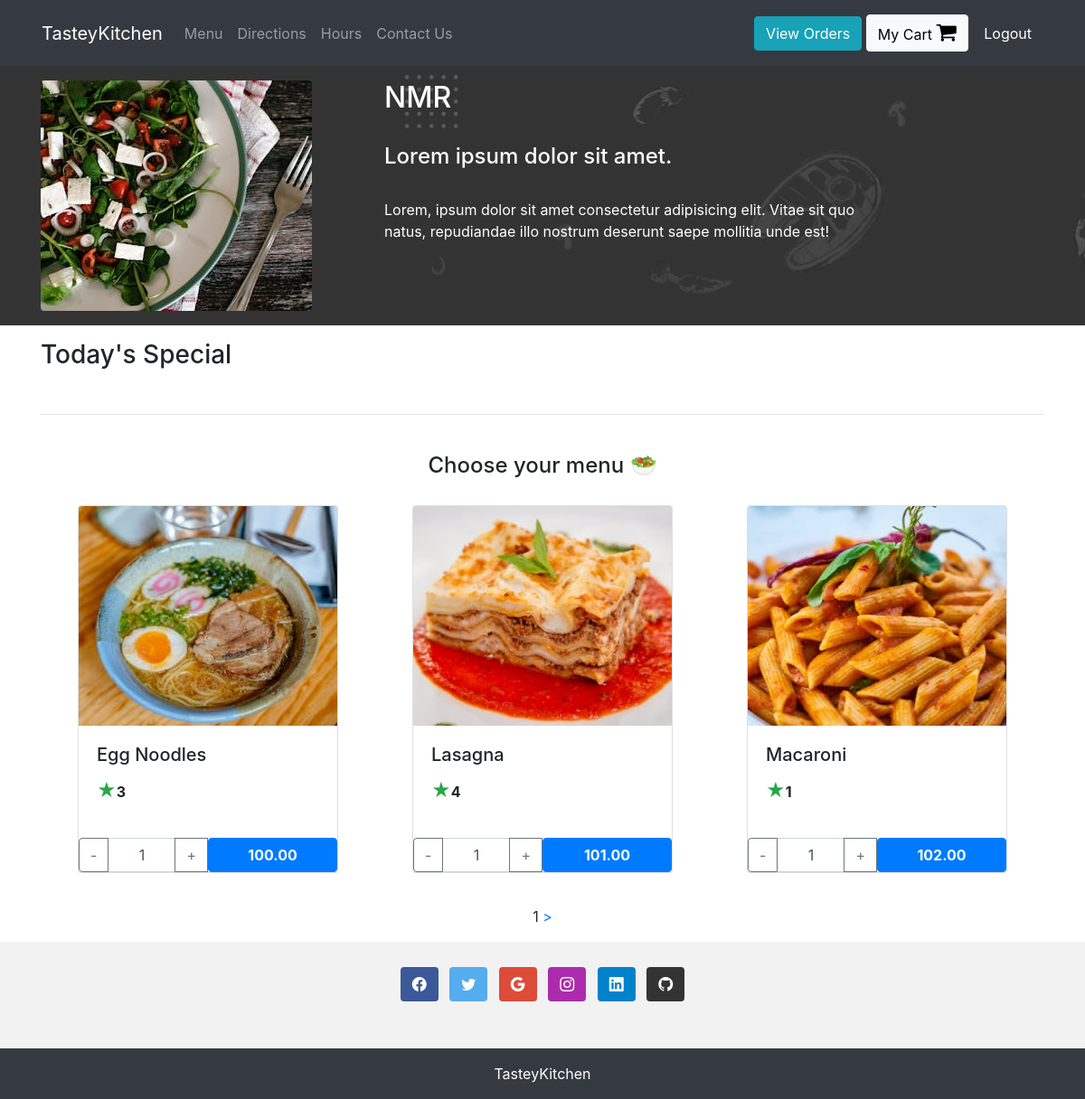
The app's page /NMR (signed in) with its own data.
### orders/models.py (models this page shows, shortened)
class NMR(models.Model):
    dish_name = models.CharField(max_length=200)
    quantity = models.PositiveIntegerField(default=1)
    rating = models.PositiveIntegerField(default=0)
    price = models.DecimalField(max_digits=6, decimal_places=2)
    img = models.CharField(max_length=200)

### orders/views.py (the view, shortened to what this page needs)
# urls.py: path("NMR", views.nmr, name="nmr"),
def nmr(request):
    if request.user.is_authenticated and request.method =='GET':
        dishes = NMR.objects.all()
        paginated = Paginator(dishes, 3)
        page_number = request.GET.get('page') #Get the requested page number from the URL
        page = paginated.get_page(page_number)
        return render(request, "orders/nmr.html", context = {"dishes":page})
    else:
        return redirect("orders:login")

### orders/templates/orders/nmr.html (shortened to what this page needs)
{% extends 'orders/header.html' %}
{% block header %}
{% load static %}
<div class="bgheader py-3" >
  <div class="container ">
    <div class="row justify-content-start ">
      <div class="col-12 col-md-4 rounded">
        <img class="rounded" src="{% static 'orders/images/salad.jpg' %}">
      </div>
     <div class="content col-12 col-md-6 ">
       <h2>NMR</h2>
       <br>
       <h4>Lorem ipsum dolor sit amet.</h4>
       <br>
       <p>Lorem, ipsum dolor sit amet consectetur adipisicing elit. Vitae sit quo natus, repudiandae illo nostrum deserunt saepe mollitia unde est!</p>
     </div>
   </div>
  </div>
  </div>
{% endblock %}
{% block content %}
<div class="container my-3">
  <h3>Today's Special
  </h3>
  <br>
  <hr>
  <div class="container py-3">
    <h4 style="margin:10px; text-align:center;"> Choose your menu &#x1f957 </h4>
    <div class="row justify-content-around">
      {% for dish in dishes.object_list %}
          <div class="card" style="width: 18rem; margin: 20px;">
            <img src="{% static dish.img %}" class="card-img-top" alt="gif for category item" style="width:100%;">
            <div class="card-body">
              <h5 class="card-title" >{{dish.dish_name}}</h5>
              <p onclick="ratehotel({{dish.id}})" style="cursor:pointer"> <span class="text-success " style="font-size:1.3em;">&#9733;</span><strong>{{dish.rating}}</strong></p>
            </div>
            <div class="input-group " >
              <div class="input-group-prepend">
                  <button class="btn btn-outline-secondary" type="button" onclick="decrementValue({{dish.id}}, {{dish.price}})">-</button>
              </div>
              <input type="text" class="form-control text-center" id="quantity{{dish.id}}" value="1">
              <div class="input-group-append">
                  <button class="btn btn-outline-secondary " type="button" onclick="incrementValue({{dish.id}}, {{dish.price}})">+</button>
              </div>
              <button type="button" class="btn btn-primary col-6" id="price{{dish.id}}" onclick="add_to_cart({item_description:'NMR - {{dish.dish_name}}' , price: this.querySelector('strong').textContent,quantity: document.querySelector('#quantity{{dish.id}}').value  })"><strong>{{dish.price}}</strong></button>
          </div>
          </div>
      {% endfor %}
    </div>
  </div>
  <div style="text-align: center;">
    <span>{{dishes.number}}</span>
    {%if dishes.has_next %}
        <a href="?page={{dishes.next_page_number}}">></a>
    {% endif %}
  </div >
</div>
{% endblock %}

### orders/static/orders/style.css (style rules this page uses)
.bgheader { color: white; background-color: #333; background-image: url('images/bg_ad.png'); background-size: contain; }

### records on screen
NMR: dish_name "Egg Noodles", rating "3", id "1", price "100.00"
NMR: dish_name "Lasagna", rating "4", price "101.00"
NMR: dish_name "Macaroni", rating "1", price "102.00"

### other values on screen
{{ dishes.number }} "1"
